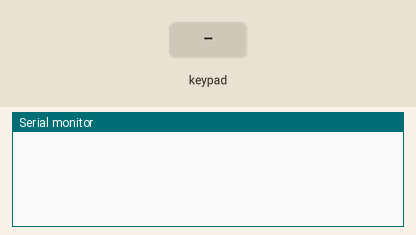
A sketch run on a simulated Arduino Mega 2560, built with avr-gcc and run on an emulated ATmega2560. Parts: the last lines printed to the serial monitor. The test bench sets the inputs (shaded band).

Above: at 1.2 s.
1.3 s: key '1' pressed
At 2.0 s:
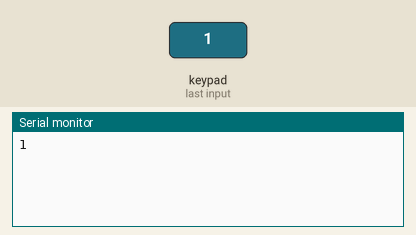
2.8 s: keypad keys 1 2 3 4 pressed 0.4 s apart
At 5.4 s:
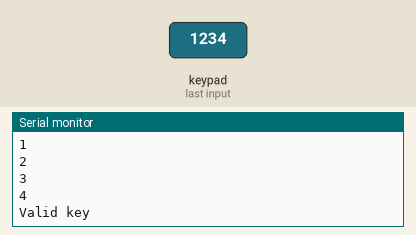
5.9 s: key 'A' pressed
At 6.9 s:
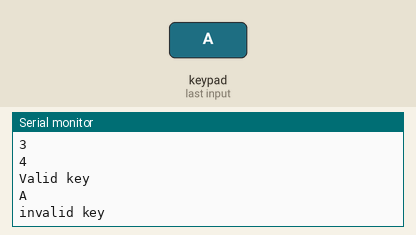
7.4 s: keypad keys 1 2 3 4 # pressed 0.4 s apart
At 9.4 s:
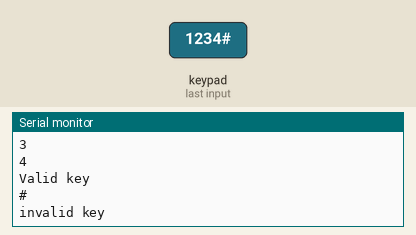
10.9 s: key 'B' pressed
At 11.8 s:
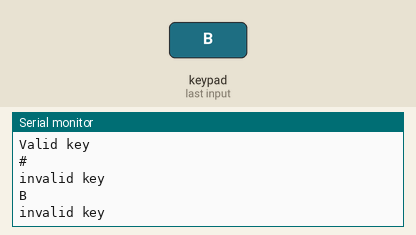
12.4 s: keypad keys 1 2 3 4 * pressed 0.4 s apart
At 14.6 s:
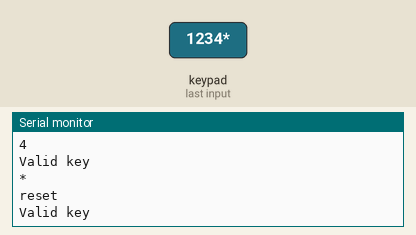
Timing chart, 0 to 16.1 s (numbered marks = the images above; inputs shaded):
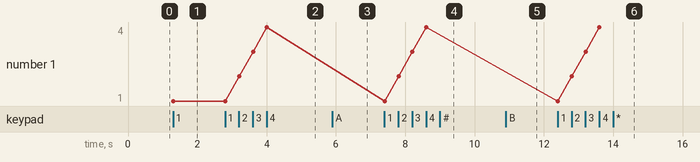

Measured:
- after the input at 1.3 s, the serial monitor: prints a new line at once (image 1)
- after the input at 2.8 s, the serial monitor: prints a new line after 0.41 s (image 2)
- after the input at 5.9 s, the serial monitor: prints a new line at once (image 3)
- after the input at 7.4 s, the serial monitor: prints a new line at once (image 4)
- after the input at 10.9 s, the serial monitor: prints a new line at once (image 5)
- after the input at 12.4 s, the serial monitor: prints a new line at once (image 6)
- plotted number 1: 1 → 4 after the input at 2.8 s

The sketch:

keypad_working.ino
```cpp
/* @file CustomKeypad.pde
|| @version 1.0
|| @author Alexander Brevig
|| @contact alexanderbrevig@gmail.com
||
|| @description
|| | Demonstrates changing the keypad size and key values.
|| #
*/
#include <Keypad.h>

const byte ROWS = 4; //four rows
const byte COLS = 4; //four columns
//define the cymbols on the buttons of the keypads

char* password ="1234"; //create a password
int pozisyon = 0; //keypad position
int setLocked;
char hexaKeys[ROWS][COLS] = {
  {'1','2','3','A'},
  {'4','5','6','B'},
  {'7','8','9','C'},
  {'*','0','#','D'},
};
byte rowPins[ROWS] = {35, 37, 39, 41}; //connect to the row pinouts of the keypad
byte colPins[COLS] = {43, 45, 47, 49}; //connect to the column pinouts of the keypad

//initialize an instance of class NewKeypad
Keypad customKeypad = Keypad( makeKeymap(hexaKeys), rowPins, colPins, ROWS, COLS);

void setup(){
  Serial.begin(9600);
  setLocked =0;; //state of the password
}

void loop(){
  char whichKey = customKeypad.getKey();

  if (whichKey){
    Serial.println(whichKey);


  if(whichKey == '*'){
    Serial.println("reset");
    }

  if(whichKey == '#' || whichKey == 'A' ||       //define invalid keys
  whichKey == 'B' || whichKey == 'C' || whichKey == 'D'){
    Serial.println("invalid key");
    pozisyon=0;
    setLocked =0;

  }
  if(whichKey == password [pozisyon]){

    pozisyon ++;
  }
  if(pozisyon == 4){
    setLocked =1;
    Serial.println("Valid key");


  }
  delay(100);
  }
}
```
